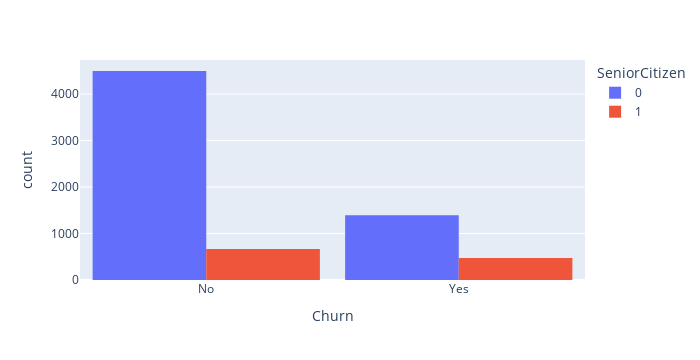

Notebook code for this chart:
### Code cell
tabular2=pd.crosstab(df["Churn"], df["SeniorCitizen"])
print(tabular2)#over 1142 seniorctizen
#from this data we cn see that we have 666 seniorcitizen that havenot churned and 476 that have churned 
fig = px.histogram(df,x='Churn', color="SeniorCitizen",barmode="group")
fig.update_layout(width=700,bargap=0.1)
fig.show()
labeling=["Non-Senior Citizens", "Senior Ctizens"]
plt.pie(df[["SeniorCitizen"]].value_counts(), labels=labeling,autopct="%1.1f%%")
plt.show()

### Figure 1 — Plotly figure (JSON) as saved in the notebook; plotly's stock layout.template omitted (floating-point values rounded to 4 significant figures; data arrays with more than 128 entries replaced by an {"elided": "..."} marker saying what was removed)
{"data": [{"alignmentgroup": "True", "bingroup": "x", "hovertemplate": "SeniorCitizen=0<br>Churn=%{x}<br>count=%{y}<extra></extra>", "legendgroup": "0", "marker": {"color": "#636efa", "pattern": {"shape": ""}}, "name": "0", "offsetgroup": "0", "orientation": "v", "showlegend": true, "type": "histogram", "x": {"elided": "5890 str values"}, "xaxis": "x", "yaxis": "y"}, {"alignmentgroup": "True", "bingroup": "x", "hovertemplate": "SeniorCitizen=1<br>Churn=%{x}<br>count=%{y}<extra></extra>", "legendgroup": "1", "marker": {"color": "#EF553B", "pattern": {"shape": ""}}, "name": "1", "offsetgroup": "1", "orientation": "v", "showlegend": true, "type": "histogram", "x": {"elided": "1142 str values"}, "xaxis": "x", "yaxis": "y"}], "layout": {"bargap": 0.1, "barmode": "group", "height": 360, "legend": {"title": {"text": "SeniorCitizen"}, "tracegroupgap": 0}, "margin": {"t": 60}, "width": 700, "xaxis": {"anchor": "y", "autorange": true, "domain": [0, 1], "range": [-0.5, 1.5], "title": {"text": "Churn"}, "type": "category"}, "yaxis": {"anchor": "x", "autorange": true, "domain": [0, 1], "range": [0, 4734.0], "title": {"text": "count"}}}}
